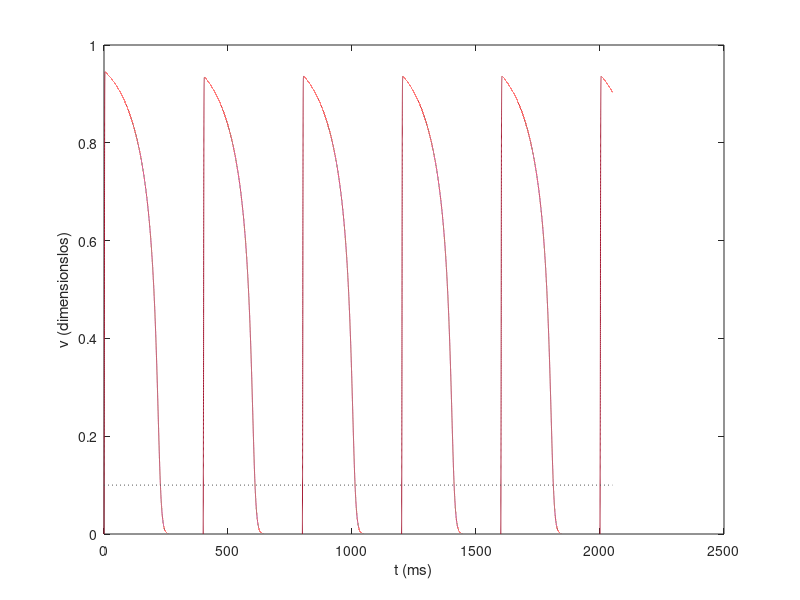

MATLAB code for this plot:
% Abb. 1.38: Aktionspotentiale bei periodischer Anregung (Buch, Abschnitt 1.6)
% Mitchell-Schaeffer-Modell (zwei Ströme), Euler-Verfahren mit dt = 0.01 ms, Reiz alle PCL = 400 ms;
% gemessen wird die Zeit oberhalb des Referenzwerts 0.1 (Aktionspotentialdauer APD) und darunter (diastolisches Intervall DI)
% (c) 2026 Philipp Kügler · Programm zum Buch „Dynamische Systeme in den Lebenswissenschaften“ · MIT-Lizenz (siehe LICENSE)
tin = 0.3; tout = 6; topen = 100; tclose = 115; vgate = 0.13;    % Zeitkonstanten in ms
PCL = 400; T = 2050; dt = 0.01; vref = 0.1;

t = 0:dt:T - dt;
v = zeros(size(t));
vv = 0; h = 1;
for i = 2:numel(t)
    if mod(t(i), PCL) < 2                % Reiz: 2 ms lang
        J = 0.2;
    else
        J = 0;
    end
    dv = h * vv^2 * (1 - vv) / tin - vv / tout + J;
    if vv < vgate
        dh = (1 - h) / topen;
    else
        dh = -h / tclose;
    end
    vv = vv + dt * dv;
    h = h + dt * dh;
    v(i) = vv;
end

s = sign(v - vref);                      % Durchgänge durch den Referenzwert
kreuz = t(find(diff(s) ~= 0));
auf = kreuz(1:2:end); ab = kreuz(2:2:end);
for k = 1:numel(ab)
    if k < numel(auf)
        fprintf('AP %d:  APD = %6.1f ms,  DI = %6.1f ms\n', k, ab(k) - auf(k), auf(k + 1) - ab(k));
    else
        fprintf('AP %d:  APD = %6.1f ms\n', k, ab(k) - auf(k));
    end
end

plot(t, v, 'Color', [0.64 0.08 0.18]); hold on
plot([0 T], [vref vref], ':', 'Color', [0.35 0.35 0.35]); hold off
xlabel('t (ms)'); ylabel('v (dimensionslos)');
